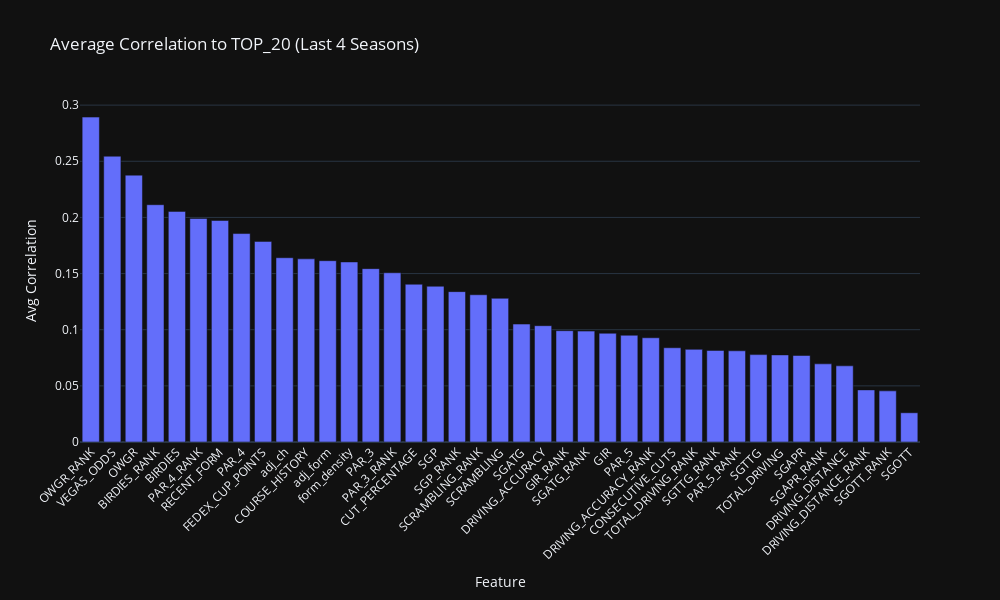

Notebook code cell kept with this figure:
### Markdown cell above
**Average of Last 4 Years**

### Code cell
import pandas as pd
import numpy as np
import plotly.express as px

# === Rebuild correlation matrices for the 4 most recent seasons ===
cor = {}
recent_seasons = sorted(training_df["SEASON"].unique())[-4:]

for season in recent_seasons:
    df_season = training_df[training_df["SEASON"] == season].copy()
    numeric_cols = df_season.select_dtypes(include=["float64", "int64"])
    cor[int(season)] = numeric_cols.corr().abs()

# === Combine into one summary DataFrame ===
cor_df = pd.DataFrame()

for season in recent_seasons:
    df = cor[season].reset_index()
    if "TOP_20" not in df.columns:
        continue
    temp = df[["index", "TOP_20"]].copy()
    temp = temp.rename(columns={"TOP_20": str(season)})
    if cor_df.empty:
        cor_df = temp
    else:
        cor_df = cor_df.merge(temp, on="index", how="outer")

# Drop target and metadata rows
cor_df = cor_df[~cor_df["index"].isin(["TOP_20", "FINAL_POS", "SEASON"])]

# Compute average correlation across seasons
cor_df["AVERAGE"] = cor_df.drop(columns=["index"]).mean(axis=1)
cor_df = cor_df.sort_values(by="AVERAGE", ascending=False)

# === Plotly Bar Chart ===
fig = px.bar(
    cor_df,
    x="index",
    y="AVERAGE",
    title="Average Correlation to TOP_20 (Last 4 Seasons)",
    labels={"index": "Feature", "AVERAGE": "Avg Correlation"},
    template="plotly_dark"
)

fig.update_layout(
    xaxis_tickangle=-45,
    height=600,
    width=1000,
    showlegend=False
)

fig.show()

### Figure 1 — Plotly figure (JSON) as saved in the notebook; plotly's stock layout.template omitted (floating-point values rounded to 4 significant figures)
{"data": [{"hovertemplate": "Feature=%{x}<br>Avg Correlation=%{y}<extra></extra>", "legendgroup": "", "marker": {"color": "#636efa", "pattern": {"shape": ""}}, "name": "", "orientation": "v", "showlegend": false, "textposition": "auto", "type": "bar", "x": ["OWGR_RANK", "VEGAS_ODDS", "OWGR", "BIRDIES_RANK", "BIRDIES", "PAR_4_RANK", "RECENT_FORM", "PAR_4", "FEDEX_CUP_POINTS", "adj_ch", "COURSE_HISTORY", "adj_form", "form_density", "PAR_3", "PAR_3_RANK", "CUT_PERCENTAGE", "SGP", "SGP_RANK", "SCRAMBLING_RANK", "SCRAMBLING", "SGATG", "DRIVING_ACCURACY", "GIR_RANK", "SGATG_RANK", "GIR", "PAR_5", "DRIVING_ACCURACY_RANK", "CONSECUTIVE_CUTS", "TOTAL_DRIVING_RANK", "SGTTG_RANK", "PAR_5_RANK", "SGTTG", "TOTAL_DRIVING", "SGAPR", "SGAPR_RANK", "DRIVING_DISTANCE", "DRIVING_DISTANCE_RANK", "SGOTT_RANK", "SGOTT"], "xaxis": "x", "y": [0.2893, 0.2545, 0.2376, 0.2113, 0.2054, 0.1991, 0.1973, 0.1856, 0.1787, 0.1641, 0.1631, 0.1615, 0.1604, 0.1544, 0.1507, 0.1405, 0.1387, 0.1339, 0.1311, 0.128, 0.105, 0.1036, 0.09912, 0.09874, 0.09682, 0.09505, 0.09282, 0.08393, 0.0825, 0.08153, 0.08122, 0.07783, 0.07756, 0.07702, 0.0696, 0.06784, 0.0464, 0.04553, 0.02602], "yaxis": "y"}], "layout": {"barmode": "relative", "height": 600, "legend": {"tracegroupgap": 0}, "showlegend": false, "title": {"text": "Average Correlation to TOP_20 (Last 4 Seasons)"}, "width": 1000, "xaxis": {"anchor": "y", "domain": [0, 1], "tickangle": -45, "title": {"text": "Feature"}}, "yaxis": {"anchor": "x", "domain": [0, 1], "title": {"text": "Avg Correlation"}}}}
